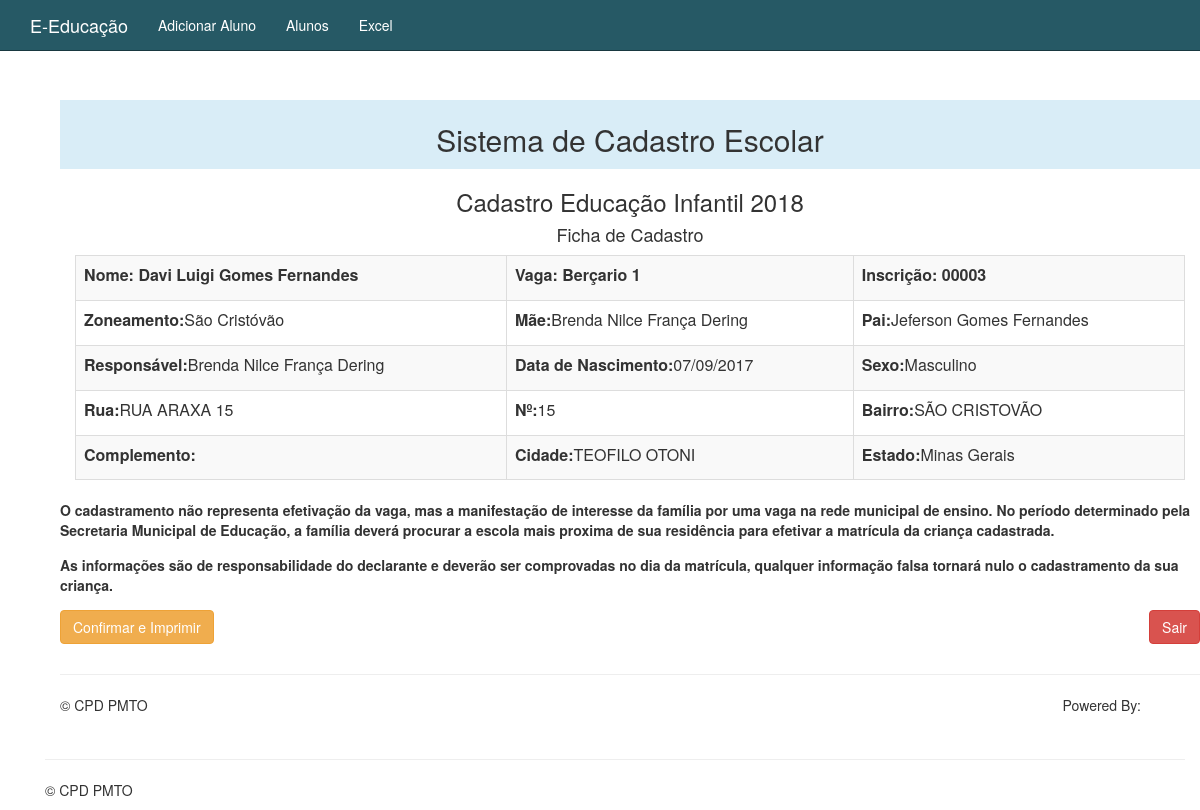
Page /aluno-imprime-formulario.php?ID=3 on the committed database.
### tables this page shows
CREATE TABLE IF NOT EXISTS `aluno` (
  `ID` int(5) UNSIGNED ZEROFILL NOT NULL AUTO_INCREMENT,
  `Nome` varchar(255) DEFAULT NULL,
  `Mae` varchar(255) DEFAULT NULL,
  `Pai` varchar(255) DEFAULT NULL,
  `Responsavel` varchar(255) DEFAULT NULL,
  `Sexo` varchar(255) DEFAULT NULL,
  `Nascimento` varchar(20) DEFAULT NULL,
  `Rua` varchar(255) DEFAULT NULL,
  `Numero` varchar(10) DEFAULT NULL,
  `Bairro` varchar(60) DEFAULT NULL,
  `Cidade` varchar(30) DEFAULT NULL,
  `Estado` varchar(20) DEFAULT NULL,
  `Complemento` varchar(255) DEFAULT NULL,
  `Zoneamento` varchar(100) DEFAULT NULL,
  `Vaga` varchar(255) DEFAULT NULL,
  `Deficiente` varchar(20) DEFAULT NULL,
  `Deficiente_Qual` varchar(20) DEFAULT NULL,
  `Tel_Mae` varchar(150) DEFAULT NULL,
  `Tel_Pai` varchar(150) DEFAULT NULL,
  `Tel_Responsavel` varchar(150) DEFAULT NULL,
  `Parentesco` varchar(20) DEFAULT NULL,
  `Doc_Identificacao` varchar(20) DEFAULT NULL,
  `Transf_Particular` varchar(20) DEFAULT NULL,
  `Bolsa_Familia` varchar(20) DEFAULT NULL,
  `Num_Cartao` varchar(200) DEFAULT NULL,
  `Renda` varchar(255) DEFAULT NULL,
  `Resp_Trabalha` varchar(20) DEFAULT NULL,
  `Moradia` varchar(20) DEFAULT NULL,
  `Quando` timestamp NULL DEFAULT NULL,
  `Resp_Informacao` varchar(255) DEFAULT NULL,
  `Funcionario` varchar(255) DEFAULT NULL,
  PRIMARY KEY (`ID`)
);

### banco-aluno.php (called while the page is built, shortened)
<?php
function buscaAluno($conexao, $ID) {
	$query = "select * from aluno where ID = {$ID}";
	$resultado = mysqli_query($conexao, $query);
	return mysqli_fetch_assoc($resultado);
}

### reimpress.php (the view, shortened to what this page needs)
<?php session_start(); require_once("banco-aluno.php"); ?><!DOCTYPE html>
<html lang="pt-br">
 <head>
  <link href="css/bootstrap.css" rel="stylesheet">
  <link href="css/print.css" rel="stylesheet" media="print">
 </head>
 <body>
  <div class="container">
   <div class="bg-info hidden-print" style="padding:3px 5px 3px 5px">
    <h2 align="center">Sistema de Cadastro Escolar</h2>
   </div>
   <h3 align="center">Cadastro Educação Infantil 2018</h3>
   <h4 align="center">Ficha de Cadastro</h4>
   <div class="col-lg-12">
    <table class='table table-striped table-bordered'>
     <tr>
       <td><label>Nome:&nbsp;<b><?= $aluno['Nome'] ?></b></label></td>
       <td><label>Vaga:&nbsp;<b></b><?= $aluno['Vaga'] ?></label></td>
       <td><label>Inscrição:&nbsp;<b><?= $aluno['ID'] ?></b></label></td>
     </tr>
     <tr>
       <td><label>Zoneamento:</label><?= $aluno['Zoneamento'] ?></td>
       <td><label>Mãe:</label><?= $aluno['Mae'] ?></td>
       <td><label>Pai:</label><?= $aluno['Pai'] ?></td>
    </tr>
      <tr>
      <td><label>Responsável:</label><?= $aluno['Responsavel'] ?></td>
      <td><label>Data de Nascimento:</label><?= $aluno['Nascimento'] ?></td>
      <td><label>Sexo:</label><?= $aluno['Sexo'] ?></td>
     </tr>
    <tr>
      <td><label>Rua:</label><?= $aluno['Rua'] ?></td>
      <td><label>Nº:</label><?= $aluno['Numero'] ?></td>
      <td><label>Bairro:</label><?= $aluno['Bairro'] ?></td>
    </tr>
    <tr>
      <td><label>Complemento:</label><?= $aluno['Complemento'] ?></td>
      <td><label>Cidade:</label><?= $aluno['Cidade'] ?></td>
      <td><label>Estado:</label><?= $aluno['Estado'] ?></td>
    </tr>
    </table>
   </div>
   <div>
     <p><label>O cadastramento não representa efetivação da vaga, mas a manifestação de interesse da família por uma vaga na rede municipal
     de ensino. No período determinado pela Secretaria Municipal de Educação, a família deverá procurar a escola mais proxima de sua
     residência para efetivar a matrícula da criança cadastrada.</label>
     </p>
     <p><label>As informações são de responsabilidade do declarante e deverão ser comprovadas no dia da matrícula, qualquer informação falsa
       tornará nulo o cadastramento da sua criança.</label>
     </p>
   </div>
  </div>
  <div class="hidden-print container">
   <p>
    <a href="#" onclick="window.print()" class="btn btn-warning">Confirmar e Imprimir</a>
    <span class="pull-right"><a href="sair.php" class="btn btn-danger">Sair</a></span>
   </p>
  </div>
  <footer class="container hidden-print">
   <hr />
   <p>&copy; CPD PMTO
    <span class="pull-right">
     Powered By:
     <a href="https://github.com/PrefeituraTO/conferencia" target="_blank"><i class="fa fa-github"></i></a>
     <a href="https://linux.org" target="_blank"><i class="fa fa-linux"></i></a>
     <a href="https://www.w3schools.com/html/html5_intro.asp" target="_blank"><i class="fa fa-html5"></i></a>
     <a href="https://www.w3schools.com/css/css3_intro.asp" target="_blank"><i class="fa fa-css3"></i></a>
    </span>
   </p>
  </footer>
 </body>
</html>

### rows in the picture
aluno: Nome "Davi Luigi Gomes Fernandes", Vaga "Berçario 1", ID "00003", Zoneamento "São Cristóvão", Mae "Brenda Nilce França Dering", Pai "Jeferson Gomes Fernandes", Responsavel "Brenda Nilce França Dering", Nascimento "07/09/2017", Sexo "Masculino", Rua "RUA ARAXA 15", Numero "15", Bairro "SÃO CRISTOVÃO", Cidade "TEOFILO OTONI", Estado "Minas Gerais"
